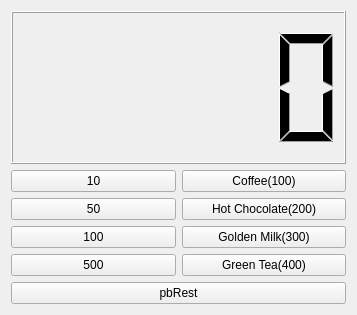
<?xml version="1.0" encoding="UTF-8"?>
<ui version="4.0">
 <class>Widget</class>
 <widget class="QWidget" name="Widget">
  <property name="geometry">
   <rect>
    <x>0</x>
    <y>0</y>
    <width>357</width>
    <height>315</height>
   </rect>
  </property>
  <property name="windowTitle">
   <string>Widget</string>
  </property>
  <layout class="QGridLayout" name="gridLayout">
   <item row="0" column="0">
    <widget class="QLCDNumber" name="lcdNumber"/>
   </item>
   <item row="1" column="0">
    <layout class="QVBoxLayout" name="verticalLayout">
     <item>
      <layout class="QHBoxLayout" name="horizontalLayout">
       <item>
        <widget class="QPushButton" name="pb10">
         <property name="text">
          <string>10</string>
         </property>
        </widget>
       </item>
       <item>
        <widget class="QPushButton" name="pbCoffee">
         <property name="text">
          <string>Coffee(100)</string>
         </property>
        </widget>
       </item>
      </layout>
     </item>
     <item>
      <layout class="QHBoxLayout" name="horizontalLayout_2">
       <item>
        <widget class="QPushButton" name="pb50">
         <property name="text">
          <string>50</string>
         </property>
        </widget>
       </item>
       <item>
        <widget class="QPushButton" name="pbHotChocolate">
         <property name="text">
          <string>Hot Chocolate(200)</string>
         </property>
        </widget>
       </item>
      </layout>
     </item>
     <item>
      <layout class="QHBoxLayout" name="horizontalLayout_3">
       <item>
        <widget class="QPushButton" name="pb100">
         <property name="text">
          <string>100</string>
         </property>
        </widget>
       </item>
       <item>
        <widget class="QPushButton" name="pbGoldenMilk">
         <property name="text">
          <string>Golden Milk(300)</string>
         </property>
        </widget>
       </item>
      </layout>
     </item>
     <item>
      <layout class="QHBoxLayout" name="horizontalLayout_4">
       <item>
        <widget class="QPushButton" name="pb500">
         <property name="text">
          <string>500</string>
         </property>
        </widget>
       </item>
       <item>
        <widget class="QPushButton" name="pbGreenTea">
         <property name="text">
          <string>Green Tea(400)</string>
         </property>
        </widget>
       </item>
      </layout>
     </item>
     <item>
      <widget class="QPushButton" name="pbReset">
       <property name="text">
        <string>pbRest</string>
       </property>
      </widget>
     </item>
    </layout>
   </item>
  </layout>
 </widget>
 <resources/>
 <connections/>
</ui>
